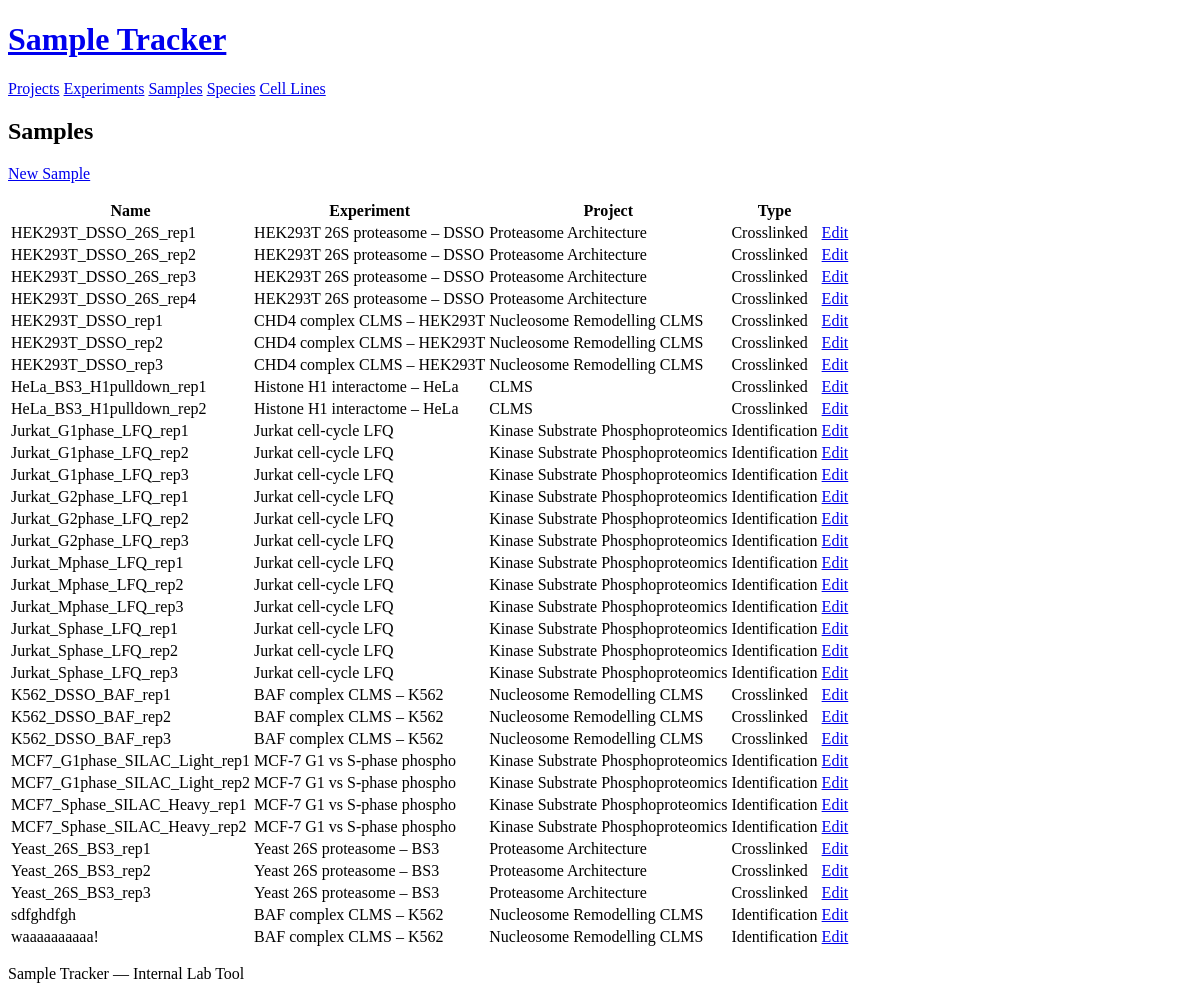
The app's page /samples with its own data.
### models.py (models this page shows)
class Sample(db.Model):
    __tablename__ = "sample"
    id = db.Column(db.Integer, primary_key=True, autoincrement=True)
    experiment_id = db.Column(
        db.Integer, db.ForeignKey("experiment.id"), nullable=False
    )
    name = db.Column(db.Text, nullable=False)
    comment = db.Column(db.Text)
    file_name_root = db.Column(db.Text)
    disease = db.Column(db.Text)
    phenotype = db.Column(db.Text)
    isotope_labeling_channel = db.Column(db.Text)
    chemical_labelling = db.Column(db.Text)
    tissue = db.Column(db.Text)
    organism_age = db.Column(db.Float)
    organism_age_unit = db.Column(db.Text)
    organism_sex = db.Column(db.Text)
    enrichment_process = db.Column(db.Text)
    replicate = db.Column(db.Text)
    synthetic_peptide = db.Column(db.Text)
    digestion = db.Column(db.Text)
    protein_isolation_or_fractionation = db.Column(db.Text)
    crosslinked_sample = db.Column(db.Integer, nullable=False, default=0)
    quantitation = db.Column(db.Integer, default=0)
    quantitation_scheme = db.Column(db.Text)
    quantitation_method = db.Column(db.Text)
    crosslinker = db.Column(db.Text)
    crosslinking_type = db.Column(db.Text)
    protein_or_cell_concentration = db.Column(db.Float)
    protein_or_cell_concentration_unit = db.Column(db.Text)
    crosslinker_or_compound_concentration = db.Column(db.Float)
    crosslinker_or_compound_concentration_unit = db.Column(db.Text)
    organic_solvent_concentration = db.Column(db.Float)
    organic_solvent_concentration_unit = db.Column(db.Text)
    reaction_temperature_in_celsius = db.Column(db.Float)
    reaction_time_in_minutes = db.Column(db.Float)
    quenching_reagent = db.Column(db.Text)
    uv_source = db.Column(db.Text)
    uv_time_in_seconds = db.Column(db.Float)
    uv_wavelength_in_nanometers = db.Column(db.Float)
    peptide_level_fraction = db.Column(db.Text)
    __mapper_args__ = {
        "polymorphic_on": crosslinked_sample,
        "polymorphic_identity": -1,
    }
    experiment = db.relationship("Experiment", back_populates="samples")
    species_list = db.relationship(
        "Species", secondary=sample_species, backref="samples"
    )
    cell_lines = db.relationship(
        "CellLine", secondary=sample_cell_line, backref="samples"
    )

class IdentificationSample(Sample):
    __mapper_args__ = {"polymorphic_identity": 0}

class Experiment(db.Model):
    __tablename__ = "experiment"
    id = db.Column(db.Integer, primary_key=True, autoincrement=True)
    project_id = db.Column(db.Integer, db.ForeignKey("project.id"), nullable=False)
    name = db.Column(db.Text, nullable=False)
    description = db.Column(db.Text)
    contact_person = db.Column(db.Text)
    project = db.relationship("Project", back_populates="experiments")
    samples = db.relationship("Sample", back_populates="experiment")

class Project(db.Model):
    __tablename__ = "project"
    id = db.Column(db.Integer, primary_key=True, autoincrement=True)
    code = db.Column(db.Text, nullable=False)
    name = db.Column(db.Text, nullable=False)
    description = db.Column(db.Text)
    contact_person = db.Column(db.Text)
    active = db.Column(db.Boolean, nullable=False, default=True)
    experiments = db.relationship("Experiment", back_populates="project")

### app.py (the view)
@app.route("/samples")
def sample_list():
    samples = (
        Sample.query.join(Experiment)
        .join(Project)
        .filter(Project.active == True)  # noqa: E712
        .order_by(Sample.name)
        .all()
    )
    return render_template("sample/list.html", samples=samples)

### templates/sample/list.html (shortened to what this page needs)
{% extends "base.html" %}
{% block content %}
<h2>Samples</h2>
<p><a href="{{ url_for('sample_create') }}" role="button">New Sample</a></p>
<table>
  <thead>
    <tr>
      <th>Name</th>
      <th>Experiment</th>
      <th>Project</th>
      <th>Type</th>
      <th></th>
    </tr>
  </thead>
  <tbody>
    {% for sample in samples %}
    <tr>
      <td>{{ sample.name }}</td>
      <td>{{ sample.experiment.name }}</td>
      <td>{{ sample.experiment.project.name }}</td>
      <td>{{ 'Crosslinked' if sample.crosslinked_sample else 'Identification' }}</td>
      <td><a href="{{ url_for('sample_edit', id=sample.id) }}">Edit</a></td>
    </tr>
    {% else %}
    <tr><td colspan="5">No samples found.</td></tr>
    {% endfor %}
  </tbody>
</table>
{% endblock %}

### records on screen
IdentificationSample: name "HEK293T_DSSO_26S_rep1", experiment.name "HEK293T 26S proteasome – DSSO", experiment.project.name "Proteasome Architecture", crosslinked_sample "Crosslinked"
IdentificationSample: name "HEK293T_DSSO_26S_rep2", experiment.name "HEK293T 26S proteasome – DSSO", experiment.project.name "Proteasome Architecture", crosslinked_sample "Crosslinked"
IdentificationSample: name "HEK293T_DSSO_26S_rep3", experiment.name "HEK293T 26S proteasome – DSSO", experiment.project.name "Proteasome Architecture", crosslinked_sample "Crosslinked"
IdentificationSample: name "HEK293T_DSSO_26S_rep4", experiment.name "HEK293T 26S proteasome – DSSO", experiment.project.name "Proteasome Architecture", crosslinked_sample "Crosslinked"
IdentificationSample: name "HEK293T_DSSO_rep1", experiment.name "CHD4 complex CLMS – HEK293T", experiment.project.name "Nucleosome Remodelling CLMS", crosslinked_sample "Crosslinked"
IdentificationSample: name "HEK293T_DSSO_rep2", experiment.name "CHD4 complex CLMS – HEK293T", experiment.project.name "Nucleosome Remodelling CLMS", crosslinked_sample "Crosslinked"
IdentificationSample: name "HEK293T_DSSO_rep3", experiment.name "CHD4 complex CLMS – HEK293T", experiment.project.name "Nucleosome Remodelling CLMS", crosslinked_sample "Crosslinked"
IdentificationSample: name "HeLa_BS3_H1pulldown_rep1", experiment.name "Histone H1 interactome – HeLa", experiment.project.name "CLMS", crosslinked_sample "Crosslinked"
IdentificationSample: name "HeLa_BS3_H1pulldown_rep2", experiment.name "Histone H1 interactome – HeLa", experiment.project.name "CLMS", crosslinked_sample "Crosslinked"
IdentificationSample: name "Jurkat_G1phase_LFQ_rep1", experiment.name "Jurkat cell-cycle LFQ", experiment.project.name "Kinase Substrate Phosphoproteomics", crosslinked_sample "Identification"
IdentificationSample: name "Jurkat_G1phase_LFQ_rep2", experiment.name "Jurkat cell-cycle LFQ", experiment.project.name "Kinase Substrate Phosphoproteomics", crosslinked_sample "Identification"
IdentificationSample: name "Jurkat_G1phase_LFQ_rep3", experiment.name "Jurkat cell-cycle LFQ", experiment.project.name "Kinase Substrate Phosphoproteomics", crosslinked_sample "Identification"
IdentificationSample: name "Jurkat_G2phase_LFQ_rep1", experiment.name "Jurkat cell-cycle LFQ", experiment.project.name "Kinase Substrate Phosphoproteomics", crosslinked_sample "Identification"
IdentificationSample: name "Jurkat_G2phase_LFQ_rep2", experiment.name "Jurkat cell-cycle LFQ", experiment.project.name "Kinase Substrate Phosphoproteomics", crosslinked_sample "Identification"
IdentificationSample: name "Jurkat_G2phase_LFQ_rep3", experiment.name "Jurkat cell-cycle LFQ", experiment.project.name "Kinase Substrate Phosphoproteomics", crosslinked_sample "Identification"
IdentificationSample: name "Jurkat_Mphase_LFQ_rep1", experiment.name "Jurkat cell-cycle LFQ", experiment.project.name "Kinase Substrate Phosphoproteomics", crosslinked_sample "Identification"
IdentificationSample: name "Jurkat_Mphase_LFQ_rep2", experiment.name "Jurkat cell-cycle LFQ", experiment.project.name "Kinase Substrate Phosphoproteomics", crosslinked_sample "Identification"
IdentificationSample: name "Jurkat_Mphase_LFQ_rep3", experiment.name "Jurkat cell-cycle LFQ", experiment.project.name "Kinase Substrate Phosphoproteomics", crosslinked_sample "Identification"
IdentificationSample: name "Jurkat_Sphase_LFQ_rep1", experiment.name "Jurkat cell-cycle LFQ", experiment.project.name "Kinase Substrate Phosphoproteomics", crosslinked_sample "Identification"
IdentificationSample: name "Jurkat_Sphase_LFQ_rep2", experiment.name "Jurkat cell-cycle LFQ", experiment.project.name "Kinase Substrate Phosphoproteomics", crosslinked_sample "Identification"
IdentificationSample: name "Jurkat_Sphase_LFQ_rep3", experiment.name "Jurkat cell-cycle LFQ", experiment.project.name "Kinase Substrate Phosphoproteomics", crosslinked_sample "Identification"
IdentificationSample: name "K562_DSSO_BAF_rep1", experiment.name "BAF complex CLMS – K562", experiment.project.name "Nucleosome Remodelling CLMS", crosslinked_sample "Crosslinked"
IdentificationSample: name "K562_DSSO_BAF_rep2", experiment.name "BAF complex CLMS – K562", experiment.project.name "Nucleosome Remodelling CLMS", crosslinked_sample "Crosslinked"
IdentificationSample: name "K562_DSSO_BAF_rep3", experiment.name "BAF complex CLMS – K562", experiment.project.name "Nucleosome Remodelling CLMS", crosslinked_sample "Crosslinked"
IdentificationSample: name "MCF7_G1phase_SILAC_Light_rep1", experiment.name "MCF-7 G1 vs S-phase phospho", experiment.project.name "Kinase Substrate Phosphoproteomics", crosslinked_sample "Identification"
IdentificationSample: name "MCF7_G1phase_SILAC_Light_rep2", experiment.name "MCF-7 G1 vs S-phase phospho", experiment.project.name "Kinase Substrate Phosphoproteomics", crosslinked_sample "Identification"
IdentificationSample: name "MCF7_Sphase_SILAC_Heavy_rep1", experiment.name "MCF-7 G1 vs S-phase phospho", experiment.project.name "Kinase Substrate Phosphoproteomics", crosslinked_sample "Identification"
IdentificationSample: name "MCF7_Sphase_SILAC_Heavy_rep2", experiment.name "MCF-7 G1 vs S-phase phospho", experiment.project.name "Kinase Substrate Phosphoproteomics", crosslinked_sample "Identification"
IdentificationSample: name "Yeast_26S_BS3_rep1", experiment.name "Yeast 26S proteasome – BS3", experiment.project.name "Proteasome Architecture", crosslinked_sample "Crosslinked"
IdentificationSample: name "Yeast_26S_BS3_rep2", experiment.name "Yeast 26S proteasome – BS3", experiment.project.name "Proteasome Architecture", crosslinked_sample "Crosslinked"
IdentificationSample: name "Yeast_26S_BS3_rep3", experiment.name "Yeast 26S proteasome – BS3", experiment.project.name "Proteasome Architecture", crosslinked_sample "Crosslinked"
IdentificationSample: name "sdfghdfgh", experiment.name "BAF complex CLMS – K562", experiment.project.name "Nucleosome Remodelling CLMS", crosslinked_sample "Identification"
IdentificationSample: name "waaaaaaaaaa!", experiment.name "BAF complex CLMS – K562", experiment.project.name "Nucleosome Remodelling CLMS", crosslinked_sample "Identification"
